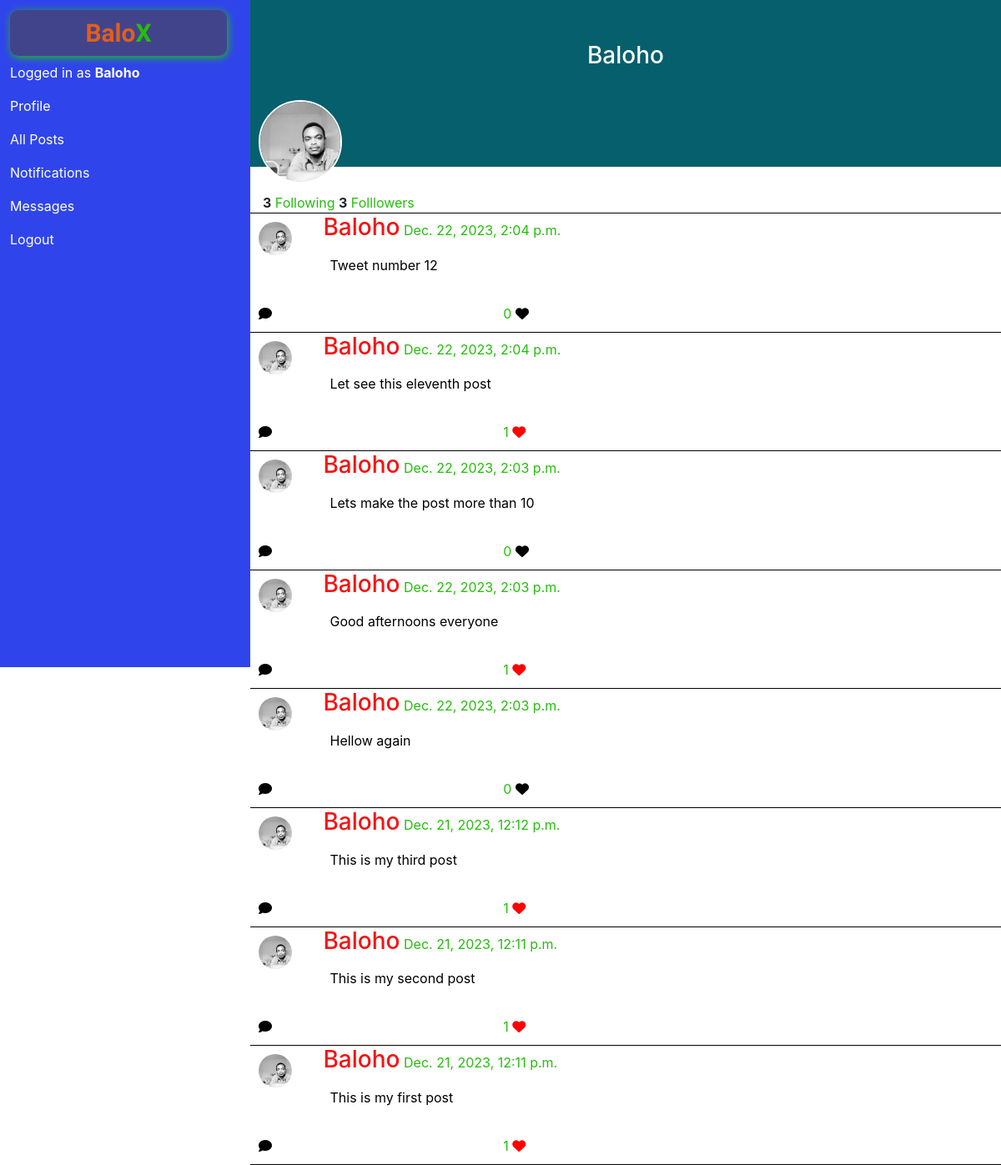
Before: /2 (signed in) with the older database file.
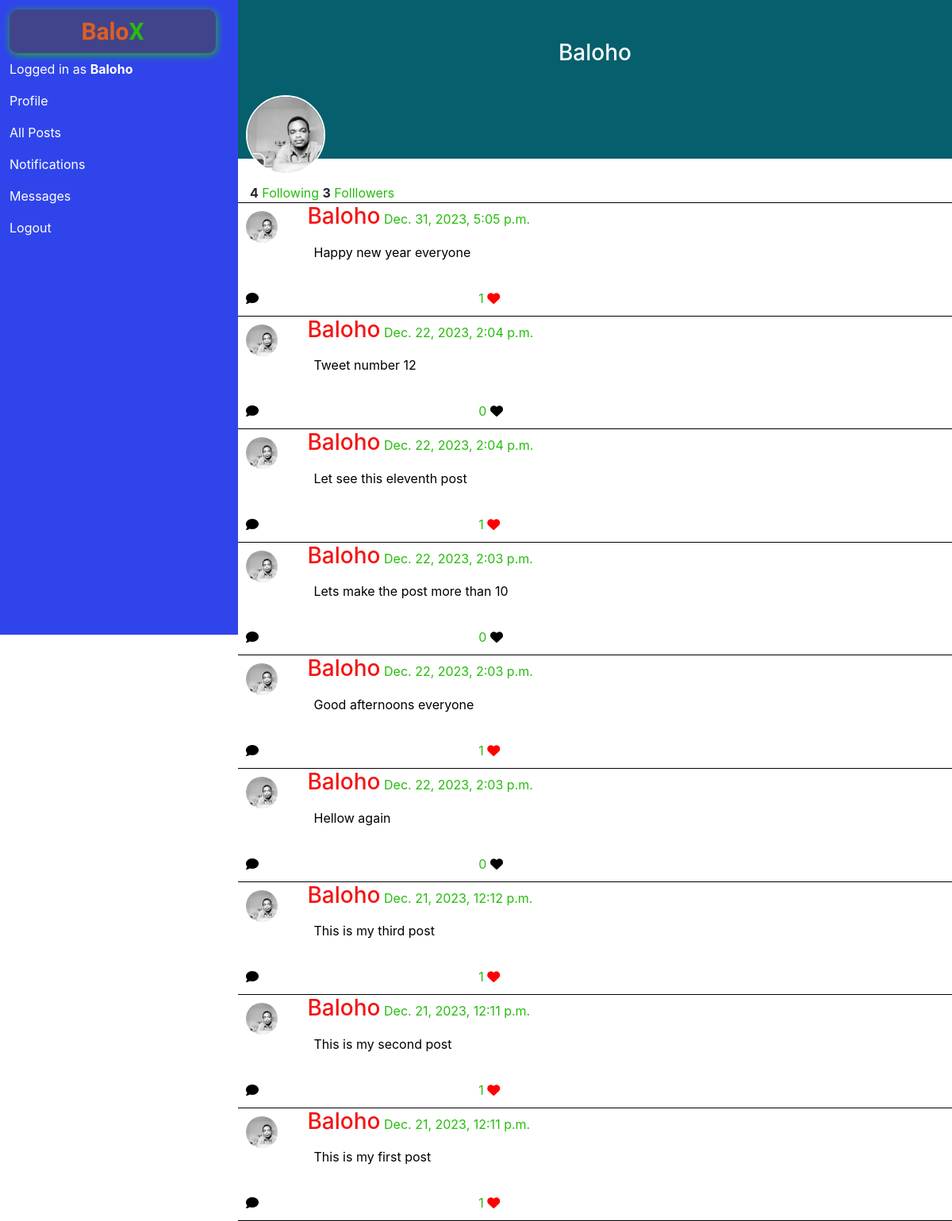
After: the same page with the newer database file.
### network/models.py (models this page shows, shortened)
class Post(models.Model):
    author = models.ForeignKey(User, on_delete=models.CASCADE, related_name='tweet')
    tweet = models.TextField(verbose_name='post', null=False, blank=False)
    liked_by = models.ManyToManyField(User, related_name='liked_posts', null=True, blank=True)
    likes = models.IntegerField(null=True, blank=True, verbose_name='like', max_length=20, default=0)
    time = models.DateTimeField(verbose_name='creation time')

class User(AbstractUser):
    pass

### network/views.py (the view)
# urls.py: path('<int:profile_id>', views.profile, name='profile'),
@login_required
def profile(request, profile_id):
        profile = User.objects.get(pk=profile_id)
        if profile:
            if Account.objects.filter(user=profile).exists():
                followings = Account.objects.filter(user=profile).count()
            else:
                followings = 0
            if profile.followers:
                followers = profile.followers.all().count()
            else:
                followers = 0
            posts = Post.objects.filter(author=profile).order_by('-time')
            if Account.objects.filter(user=request.user, target=profile).exists():
                account = Account.objects.get(user=request.user, target=profile)
                followed = account.is_following
            else:
                followed = False
            return render(request, 'network/profile.html', {
            'profile' : profile,
            "followings" : followings,
            'followers' : followers,
            'followed' : followed,
            'posts' : posts
            })
        else:
            messages.error(request, 'Profile does not exist')
            return HttpResponseRedirect(reverse('index'))

### network/templates/network/profile.html (shortened to what this page needs)
{% extends 'network/layout.html' %}
{% load static %}
{% block body %}
<section id="profile_info">
    <div class="profile_imgs">
        <img src="{% static 'network/user.jpg' %}" alt="img">
        <h3>{{profile|capfirst}}</h3>
    </div>
    <div class="profile_btn">
    </div>
    <div class="follow_following container">
        <strong id="followings-{{profile.id}}">{{followings}}</strong>
        <span>Following</span>
        <strong id="followers-{{profile.id}}">{{followers}}</strong>
        <span>Folllowers</span>
    </div>
</section>
{% for post in posts %}
<section class="tweet">
    <div class="row container">
        <div class="userImg col-sm-1">
            <img src="{% static 'network/user.jpg' %}" alt="">
        </div>
        <div class="tweetContent col-sm-11">
            <h3 class="username">{{post.author|capfirst}}</h3>
            <span>{{post.time}}</span>
            <p>{{post.tweet}}</p>
        </div>
    </div>
    <div class="tweetIcon container row">
        <div class="col">
            <i class="fa-solid fa-comment"></i>
        </div>
        <div class="col">
            <span id="post-likes-{{post.id}}">{{post.likes}}</span>
            {% if request.user in post.liked_by.all %}
                <i class="liked fa-solid fa-heart likeIcon" data-like="post-{{post.id}}" id="post-like-{{post.id}}"></i>
            {% else %}
                <i class="unliked fa-solid fa-heart likeIcon" data-like="post-{{post.id}}" id="post-like-{{post.id}}"></i>
            {% endif %}
        </div>
        {% if request.user == post.author %}
        <div class="col">
            <i class="fa-regular fa-pen-to-square" data-edit="{{post.id}}"></i>
        </div>
        {% endif %}
    </div>
</section>
{% endfor %}
{% endblock %}

Changed rows visible on the page:
added Post: author "Baloho", time "Dec. 31, 2023, 5:05 p.m.", tweet "Happy new year everyone", likes "1"
Other visible differences:
{{ followings }}: "3" → "4"
